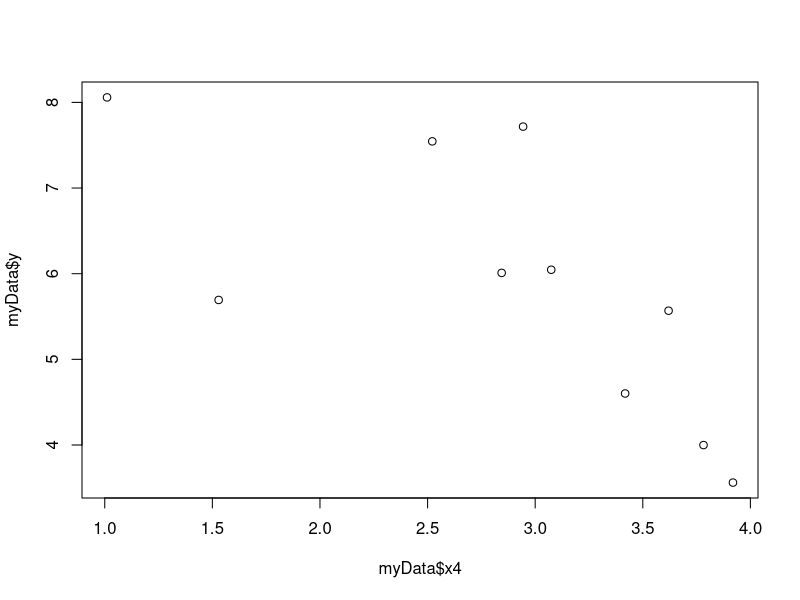
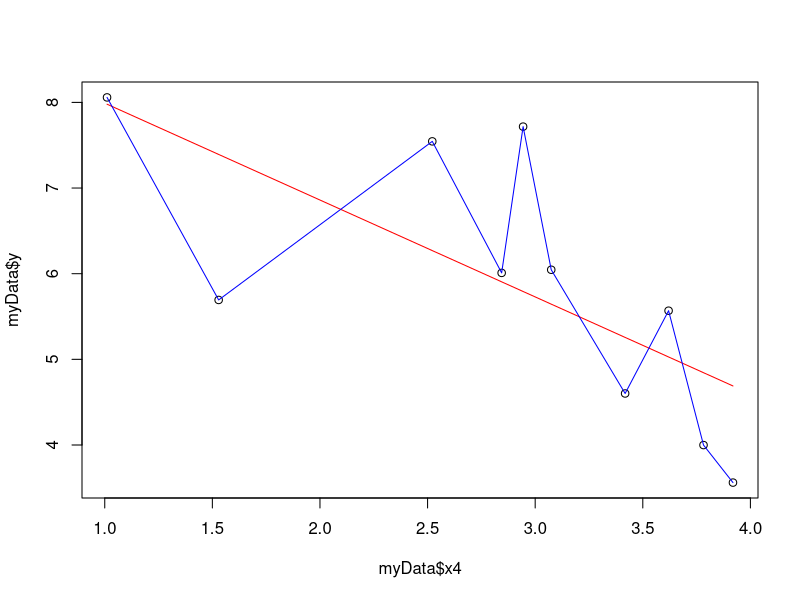
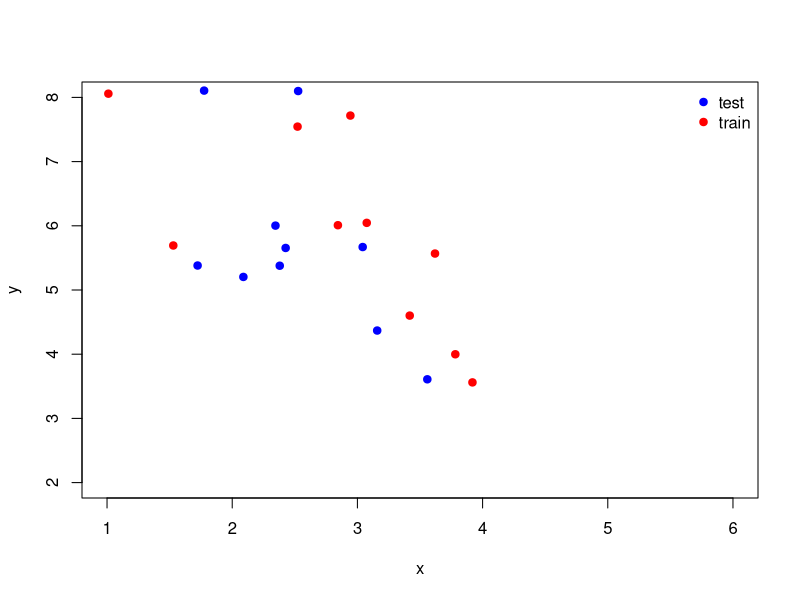
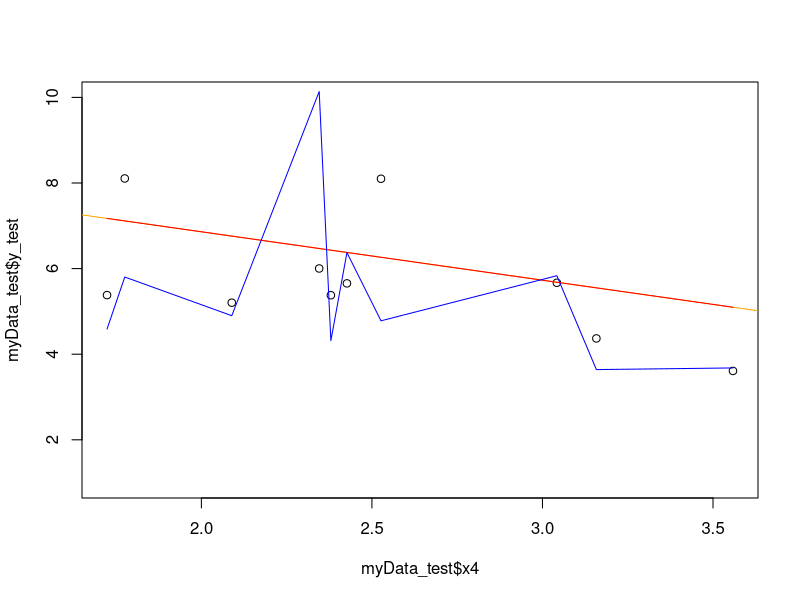
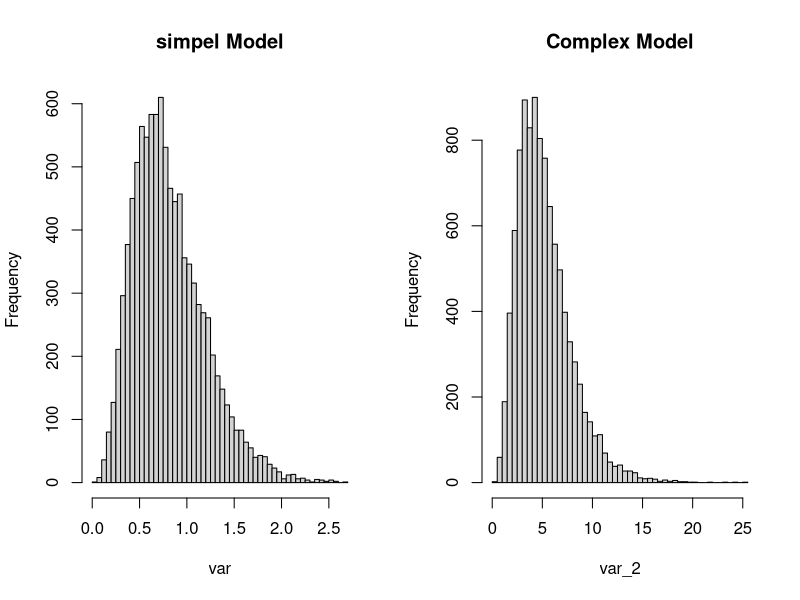

Generate these figures, in order, with R:
## ---- chunk 1
set.seed(1)  # we all generate the same data (you can change this if you like)
N <- 10 # we have 10 subjects
myData <- data.frame(x1 = runif(10, -1, 1),
                     x2 = runif(10, 0, 3),
                     x3 = rnorm(10),
                     x4 = rnorm(10, 3, 1),
                     x5 = runif(10, -3, 1),
                     x6 = runif(10, -7, 1),
                     x7 = rbinom(10, 10, .5),
                     x8 = rbinom(10, 10, .05),
                     x9 = runif(10, 1, 6), 
                     x10 = rnorm(10))
myData <- myData[order(myData$x4), ]
myData$y <- 9 + -1.1 * myData$x4 + rnorm(N, 0, .9) # here we simulate the y values
# based on some linear regression model, and add some random error
plot(myData$x4, myData$y) # and we plot our results
## ---- chunk 2
# Model fitting 
mod_1 <- lm(y ~ x4, data = myData)
mod_2 <- lm(y ~ x1 + x2 + x3 + x4 + x5 + x6 + x7 + x8 + x9,data = myData)


summary(mod_1)$r.squared
summary(mod_2)$r.squared



plot(myData$x4, myData$y)
lines(myData$x4,predict(mod_1),col = 'red')
lines(myData$x4,predict(mod_2),col = 'blue')

## ---- chunk 3
myData_test <- data.frame(x1 = runif(10, -1, 1),
                          x2 = runif(10, 0, 3),
                          x3 = rnorm(10),
                          x4 = rnorm(10, 3, 1),
                          x5 = runif(10, -3, 1),
                          x6 = runif(10, -7, 1),
                          x7 = rbinom(10, 10, .5),
                          x8 = rbinom(10, 10, .05),
                          x9 = runif(10, 1, 6), 
                          x10 = rnorm(10))
myData_test <- myData_test[order(myData_test$x4), ]
myData_test$y_test <- 9 + -1.1 * myData_test$x4 + rnorm(N, 0, .9) 
## ---- chunk 4
plot(myData$x4, myData$y,
     pch = 19, col = 'red', # and we plot our data:
     ylab = 'y', xlab = 'x', 
     xlim = c(1, 6), ylim = c(2, 8))
points(myData_test$x4, myData_test$y_test,
       pch = 19, col = 'blue')
legend('topright', legend = c('test', 'train'), 
       col = c('blue', 'red'), pch = 19, bty = 'n')
## ---- chunk 5
# Fitting the training data to the linear models
mod_1 <- lm(y ~ x4, data = myData)
mod_2 <- lm(y ~ x1 + x2 + x3 + x4 + x5 + x6 + x7 + x8 + x9,data = myData)

# simple model one predictor 
predict(mod_1)
predict(mod_1, newdata = myData_test)


# simple model nine predictor 
predict(mod_2)
predict(mod_2, newdata = myData_test)

## ---- chunk 6
plot(myData_test$x4,myData_test$y_test,ylim = c(1,10))

abline(mod_1, col = 'orange')

lines(myData_test$x4,predict(mod_1,newdata = myData_test),col = 'red') # we use new data because we want to apply the old regression equation to new x values and y values
lines(myData_test$x4,predict(mod_2,newdata = myData_test),col = 'blue')
## ---- chunk 7
?var

mod_1_predicted <- predict(mod_1,newdata = myData_test)
mod_2_predicted <- predict(mod_2,newdata = myData_test)

observed <- myData_test$y_test


difference.mod.1 <- mod_1_predicted - observed

difference.mod.2 <- mod_2_predicted - observed

var(difference.mod.1)
var(difference.mod.2)

## ---- chunk 8
set.seed(1)  # we all generate the same data (you can change this if you like)
N7 <- 500 # we have more subjects
myBigData <- data.frame(x1 = runif(N7, -1, 1),
                     x2 = runif(N7, 0, 3),
                     x3 = rnorm(N7),
                     x4 = rnorm(N7, 3, 1),
                     x5 = runif(N7, -3, 1),
                     x6 = runif(N7, -7, 1),
                     x7 = rbinom(N7, 10, .5),
                     x8 = rbinom(N7, 10, .05),
                     x9 = runif(N7, 1, 6), 
                     x10 = rnorm(N7))
myBigData <- myBigData[order(myBigData$x4), ]
myBigData$y <- 9 + -1.1 * myBigData$x4 + rnorm(N7, 0, .9)

mod1 <- lm(y~x1,data = myBigData)
mod2 <- lm(y~x1 + x2,data = myBigData)
mod3 <-lm(y~x1 + x2 + x3,data = myBigData)
mod4 <- lm(y~x1 + x2 + x3 +x4,data = myBigData)
mod5 <- lm(y~x1 + x2 + x3 +x4 +x5,data = myBigData)
mod6 <- lm(y~x1 + x2 + x3 +x4 +x5 + x6,data = myBigData)
mod7 <- lm(y~x1 + x2 + x3 +x4 +x5 + x6 +x7,data = myBigData)
mod8 <- lm(y~x1 + x2 + x3 +x4 +x5 + x6 +x7 +x8,data = myBigData)
mod9 <- lm(y~x1 + x2 + x3 +x4 +x5 + x6 +x7 +x8 + x9,data = myBigData)
mod10 <- lm(y~x1 + x2 + x3 +x4 +x5 + x6 +x7 +x8 + x9 + x10,data = myBigData)

AIC(mod1, mod2, mod3, mod4, mod5, mod6, mod7, mod8, mod9,mod10) # lower AIC better fit
BIC(mod1, mod2, mod3, mod4, mod5, mod6, mod7, mod8, mod9,mod10) # lower BIC better fit

AIC(mod1, mod2, mod3, mod4, mod5, mod6, mod7, mod8, mod9,mod10,k = 4) # step = 4


## ---- chunk 9

var <- numeric() 
var_2 <- numeric()

for(i in 1:10000) {
  N8 <- 10
  myData_test <- data.frame(x1 = runif(10, -1, 1),
                          x2 = runif(10, 0, 3),
                          x3 = rnorm(10),
                          x4 = rnorm(10, 3, 1),
                          x5 = runif(10, -3, 1),
                          x6 = runif(10, -7, 1),
                          x7 = rbinom(10, 10, .5),
                          x8 = rbinom(10, 10, .05),
                          x9 = runif(10, 1, 6), 
                          x10 = rnorm(10))
  myData_test <- myData_test[order(myData_test$x4), ]
  myData_test$y_test <- 9 + -1.1 * myData_test$x4 + rnorm(N8, 0, .9)
  
  mod_1_predicted <- predict(mod_1,newdata = myData_test)
  mod_2_predicted <- predict(mod_2,newdata = myData_test)

  observed <- myData_test$y_test


  difference.mod.1 <- mod_1_predicted - observed

  difference.mod.2 <- mod_2_predicted - observed

  variance_mod_1 <- var(difference.mod.1)
  variance_mod_2 <- var(difference.mod.2)
  
  var <- c(var,var(difference.mod.1))
  var_2 <- c(var_2,var(difference.mod.2))
  
  
}
multiplot <- function(row, col) {
  par(mfrow = c(row, col), pty = "m")
}

multiplot(1,2)
hist(var, br=50,main = "simpel Model")

hist(var_2,br=50, main = "Complex Model")


